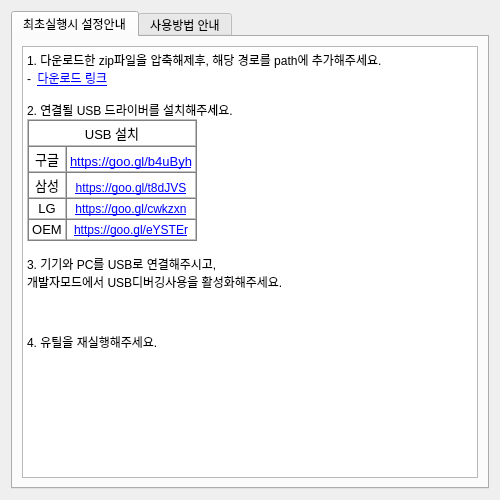
<?xml version="1.0" encoding="UTF-8"?>
<ui version="4.0">
 <class>Form</class>
 <widget class="QWidget" name="Form">
  <property name="geometry">
   <rect>
    <x>0</x>
    <y>0</y>
    <width>500</width>
    <height>500</height>
   </rect>
  </property>
  <property name="sizePolicy">
   <sizepolicy hsizetype="Fixed" vsizetype="Fixed">
    <horstretch>0</horstretch>
    <verstretch>0</verstretch>
   </sizepolicy>
  </property>
  <property name="minimumSize">
   <size>
    <width>500</width>
    <height>500</height>
   </size>
  </property>
  <property name="maximumSize">
   <size>
    <width>500</width>
    <height>500</height>
   </size>
  </property>
  <property name="windowTitle">
   <string>Form</string>
  </property>
  <layout class="QHBoxLayout" name="horizontalLayout">
   <item>
    <widget class="QTabWidget" name="tabWidget">
     <property name="enabled">
      <bool>true</bool>
     </property>
     <property name="sizePolicy">
      <sizepolicy hsizetype="Expanding" vsizetype="Expanding">
       <horstretch>0</horstretch>
       <verstretch>0</verstretch>
      </sizepolicy>
     </property>
     <property name="currentIndex">
      <number>0</number>
     </property>
     <widget class="QWidget" name="HelpSarting">
      <attribute name="title">
       <string>최초실행시 설정안내</string>
      </attribute>
      <layout class="QVBoxLayout" name="verticalLayout">
       <item>
        <widget class="QTextBrowser" name="textBrowser">
         <property name="enabled">
          <bool>true</bool>
         </property>
         <property name="html">
          <string>&lt;!DOCTYPE HTML PUBLIC &quot;-//W3C//DTD HTML 4.0//EN&quot; &quot;http://www.w3.org/TR/REC-html40/strict.dtd&quot;&gt;
&lt;html&gt;&lt;head&gt;&lt;meta name=&quot;qrichtext&quot; content=&quot;1&quot; /&gt;&lt;style type=&quot;text/css&quot;&gt;
p, li { white-space: pre-wrap; }
&lt;/style&gt;&lt;/head&gt;&lt;body style=&quot; font-family:'Gulim'; font-size:9pt; font-weight:400; font-style:normal;&quot;&gt;
&lt;p style=&quot; margin-top:0px; margin-bottom:0px; margin-left:0px; margin-right:0px; -qt-block-indent:0; text-indent:0px;&quot;&gt;1. 다운로드한 zip파일을 압축해제후, 해당 경로를 path에 추가해주세요.&lt;/p&gt;
&lt;p style=&quot; margin-top:0px; margin-bottom:0px; margin-left:0px; margin-right:0px; -qt-block-indent:0; text-indent:0px;&quot;&gt;-  &lt;a href=&quot;https://drive.google.com/open?id=0B2M8w6fAK2lKTm1lX1I1ZDV3Wlk&quot;&gt;&lt;span style=&quot; text-decoration: underline; color:#0000ff;&quot;&gt;다운로드 링크&lt;/span&gt;&lt;/a&gt;&lt;/p&gt;
&lt;p style=&quot;-qt-paragraph-type:empty; margin-top:0px; margin-bottom:0px; margin-left:0px; margin-right:0px; -qt-block-indent:0; text-indent:0px;&quot;&gt;&lt;br /&gt;&lt;/p&gt;
&lt;p style=&quot; margin-top:0px; margin-bottom:0px; margin-left:0px; margin-right:0px; -qt-block-indent:0; text-indent:0px;&quot;&gt;2. 연결될 USB 드라이버를 설치해주세요. &lt;/p&gt;
&lt;p style=&quot;-qt-paragraph-type:empty; margin-top:0px; margin-bottom:0px; margin-left:0px; margin-right:0px; -qt-block-indent:0; text-indent:0px;&quot;&gt;&lt;br /&gt;&lt;/p&gt;
&lt;table border=&quot;1&quot; style=&quot; margin-top:0px; margin-bottom:0px; margin-left:0px; margin-right:0px;&quot; cellspacing=&quot;0&quot; cellpadding=&quot;0&quot;&gt;
&lt;tr&gt;
&lt;td colspan=&quot;2&quot; style=&quot; vertical-align:bottom; padding-left:3; padding-right:3; padding-top:2; padding-bottom:2;&quot;&gt;
&lt;p align=&quot;center&quot; style=&quot; margin-top:0px; margin-bottom:0px; margin-left:0px; margin-right:0px; -qt-block-indent:0; text-indent:0px;&quot;&gt;&lt;span style=&quot; font-family:'arial,sans,sans-serif'; font-size:13px;&quot;&gt;USB 설치&lt;/span&gt;&lt;/p&gt;&lt;/td&gt;&lt;/tr&gt;
&lt;tr&gt;
&lt;td style=&quot; vertical-align:bottom; padding-left:3; padding-right:3; padding-top:2; padding-bottom:2;&quot;&gt;
&lt;p align=&quot;center&quot; style=&quot; margin-top:0px; margin-bottom:0px; margin-left:0px; margin-right:0px; -qt-block-indent:0; text-indent:0px;&quot;&gt;&lt;span style=&quot; font-family:'arial,sans,sans-serif'; font-size:13px;&quot;&gt;구글&lt;/span&gt;&lt;/p&gt;&lt;/td&gt;
&lt;td style=&quot; vertical-align:bottom; padding-left:3; padding-right:3; padding-top:2; padding-bottom:2;&quot;&gt;
&lt;p align=&quot;center&quot; style=&quot; margin-top:0px; margin-bottom:0px; margin-left:0px; margin-right:0px; -qt-block-indent:0; text-indent:0px;&quot;&gt;&lt;a href=&quot;https://goo.gl/b4uByh&quot;&gt;&lt;span style=&quot; font-family:'arial,sans,sans-serif'; font-size:13px; text-decoration: underline; color:#0000ff;&quot;&gt;https://goo.gl/b4uByh&lt;/span&gt;&lt;/a&gt;&lt;/p&gt;&lt;/td&gt;&lt;/tr&gt;
&lt;tr&gt;
&lt;td style=&quot; vertical-align:bottom; padding-left:3; padding-right:3; padding-top:2; padding-bottom:2;&quot;&gt;
&lt;p align=&quot;center&quot; style=&quot; margin-top:0px; margin-bottom:0px; margin-left:0px; margin-right:0px; -qt-block-indent:0; text-indent:0px;&quot;&gt;&lt;span style=&quot; font-family:'arial,sans,sans-serif'; font-size:13px;&quot;&gt;삼성&lt;/span&gt;&lt;/p&gt;&lt;/td&gt;
&lt;td style=&quot; vertical-align:bottom; padding-left:3; padding-right:3; padding-top:2; padding-bottom:2;&quot;&gt;
&lt;p align=&quot;center&quot; style=&quot; margin-top:0px; margin-bottom:0px; margin-left:0px; margin-right:0px; -qt-block-indent:0; text-indent:0px;&quot;&gt;&lt;a href=&quot;https://goo.gl/t8dJVS&quot;&gt;&lt;span style=&quot; font-family:'arial,sans,sans-serif'; text-decoration: underline; color:#0000ff;&quot;&gt;https://goo.gl/t8dJVS&lt;/span&gt;&lt;/a&gt;&lt;/p&gt;&lt;/td&gt;&lt;/tr&gt;
&lt;tr&gt;
&lt;td style=&quot; vertical-align:bottom; padding-left:3; padding-right:3; padding-top:2; padding-bottom:2;&quot;&gt;
&lt;p align=&quot;center&quot; style=&quot; margin-top:0px; margin-bottom:0px; margin-left:0px; margin-right:0px; -qt-block-indent:0; text-indent:0px;&quot;&gt;&lt;span style=&quot; font-family:'arial,sans,sans-serif'; font-size:13px;&quot;&gt;LG&lt;/span&gt;&lt;/p&gt;&lt;/td&gt;
&lt;td style=&quot; vertical-align:bottom; padding-left:3; padding-right:3; padding-top:2; padding-bottom:2;&quot;&gt;
&lt;p align=&quot;center&quot; style=&quot; margin-top:0px; margin-bottom:0px; margin-left:0px; margin-right:0px; -qt-block-indent:0; text-indent:0px;&quot;&gt;&lt;a href=&quot;https://goo.gl/cwkzxn&quot;&gt;&lt;span style=&quot; font-family:'arial,sans,sans-serif'; text-decoration: underline; color:#0000ff;&quot;&gt;https://goo.gl/cwkzxn&lt;/span&gt;&lt;/a&gt;&lt;/p&gt;&lt;/td&gt;&lt;/tr&gt;
&lt;tr&gt;
&lt;td style=&quot; vertical-align:bottom; padding-left:3; padding-right:3; padding-top:2; padding-bottom:2;&quot;&gt;
&lt;p align=&quot;center&quot; style=&quot; margin-top:0px; margin-bottom:0px; margin-left:0px; margin-right:0px; -qt-block-indent:0; text-indent:0px;&quot;&gt;&lt;span style=&quot; font-family:'arial,sans,sans-serif'; font-size:13px;&quot;&gt;OEM&lt;/span&gt;&lt;/p&gt;&lt;/td&gt;
&lt;td style=&quot; vertical-align:bottom; padding-left:3; padding-right:3; padding-top:2; padding-bottom:2;&quot;&gt;
&lt;p align=&quot;center&quot; style=&quot; margin-top:0px; margin-bottom:0px; margin-left:0px; margin-right:0px; -qt-block-indent:0; text-indent:0px;&quot;&gt;&lt;a href=&quot;https://goo.gl/eYSTEr&quot;&gt;&lt;span style=&quot; font-family:'arial,sans,sans-serif'; text-decoration: underline; color:#0000ff;&quot;&gt;https://goo.gl/eYSTEr&lt;/span&gt;&lt;/a&gt;&lt;/p&gt;&lt;/td&gt;&lt;/tr&gt;&lt;/table&gt;
&lt;p style=&quot;-qt-paragraph-type:empty; margin-top:0px; margin-bottom:0px; margin-left:0px; margin-right:0px; -qt-block-indent:0; text-indent:0px;&quot;&gt;&lt;br /&gt;&lt;/p&gt;
&lt;p style=&quot; margin-top:0px; margin-bottom:0px; margin-left:0px; margin-right:0px; -qt-block-indent:0; text-indent:0px;&quot;&gt;3. 기기와 PC를 USB로 연결해주시고, &lt;/p&gt;
&lt;p style=&quot; margin-top:0px; margin-bottom:0px; margin-left:0px; margin-right:0px; -qt-block-indent:0; text-indent:0px;&quot;&gt;개발자모드에서 USB디버깅사용을 활성화해주세요.&lt;/p&gt;
&lt;p style=&quot; margin-top:0px; margin-bottom:0px; margin-left:0px; margin-right:0px; -qt-block-indent:0; text-indent:0px;&quot;&gt;&lt;img src=&quot;:/HelpStarting/icons/developer_option.jpg&quot; /&gt;&lt;img src=&quot;:/HelpStarting/icons/usb_debuging.jpg&quot; /&gt;&lt;/p&gt;
&lt;p style=&quot;-qt-paragraph-type:empty; margin-top:0px; margin-bottom:0px; margin-left:0px; margin-right:0px; -qt-block-indent:0; text-indent:0px;&quot;&gt;&lt;br /&gt;&lt;/p&gt;
&lt;p style=&quot;-qt-paragraph-type:empty; margin-top:0px; margin-bottom:0px; margin-left:0px; margin-right:0px; -qt-block-indent:0; text-indent:0px;&quot;&gt;&lt;br /&gt;&lt;/p&gt;
&lt;p style=&quot; margin-top:0px; margin-bottom:0px; margin-left:0px; margin-right:0px; -qt-block-indent:0; text-indent:0px;&quot;&gt;4. 유틸을 재실행해주세요.&lt;/p&gt;
&lt;p style=&quot;-qt-paragraph-type:empty; margin-top:0px; margin-bottom:0px; margin-left:0px; margin-right:0px; -qt-block-indent:0; text-indent:0px;&quot;&gt;&lt;br /&gt;&lt;/p&gt;&lt;/body&gt;&lt;/html&gt;</string>
         </property>
         <property name="openExternalLinks">
          <bool>true</bool>
         </property>
        </widget>
       </item>
      </layout>
     </widget>
     <widget class="QWidget" name="HelpUsing">
      <attribute name="title">
       <string>사용방법 안내</string>
      </attribute>
      <widget class="QTextBrowser" name="textBrowser_2">
       <property name="geometry">
        <rect>
         <x>0</x>
         <y>0</y>
         <width>481</width>
         <height>461</height>
        </rect>
       </property>
       <property name="html">
        <string>&lt;!DOCTYPE HTML PUBLIC &quot;-//W3C//DTD HTML 4.0//EN&quot; &quot;http://www.w3.org/TR/REC-html40/strict.dtd&quot;&gt;
&lt;html&gt;&lt;head&gt;&lt;meta name=&quot;qrichtext&quot; content=&quot;1&quot; /&gt;&lt;style type=&quot;text/css&quot;&gt;
p, li { white-space: pre-wrap; }
&lt;/style&gt;&lt;/head&gt;&lt;body style=&quot; font-family:'Gulim'; font-size:9pt; font-weight:400; font-style:normal;&quot;&gt;
&lt;p style=&quot; margin-top:0px; margin-bottom:0px; margin-left:0px; margin-right:0px; -qt-block-indent:0; text-indent:0px;&quot;&gt;[선택창에서 연결된 디바이스가 보이지 않을 경우]&lt;/p&gt;
&lt;p style=&quot;-qt-paragraph-type:empty; margin-top:0px; margin-bottom:0px; margin-left:0px; margin-right:0px; -qt-block-indent:0; text-indent:0px;&quot;&gt;&lt;br /&gt;&lt;/p&gt;
&lt;p style=&quot; margin-top:0px; margin-bottom:0px; margin-left:0px; margin-right:0px; -qt-block-indent:0; text-indent:0px;&quot;&gt;&amp;gt; USB 디버깅 설정이 활성화됐는지 확인해주세요.&lt;/p&gt;
&lt;p style=&quot; margin-top:0px; margin-bottom:0px; margin-left:0px; margin-right:0px; -qt-block-indent:0; text-indent:0px;&quot;&gt;&amp;gt; USB 연결 설정을 미디어(MTP)에서 카메라(PTP)로 변경해봐주세요.&lt;/p&gt;
&lt;p style=&quot; margin-top:0px; margin-bottom:0px; margin-left:0px; margin-right:0px; -qt-block-indent:0; text-indent:0px;&quot;&gt;&amp;gt; USB 케이블을 바꿔서 해봐주세요.&lt;/p&gt;&lt;/body&gt;&lt;/html&gt;</string>
       </property>
      </widget>
     </widget>
    </widget>
   </item>
  </layout>
 </widget>
 <resources>
  <include location="helpImages.qrc"/>
 </resources>
 <connections/>
</ui>
